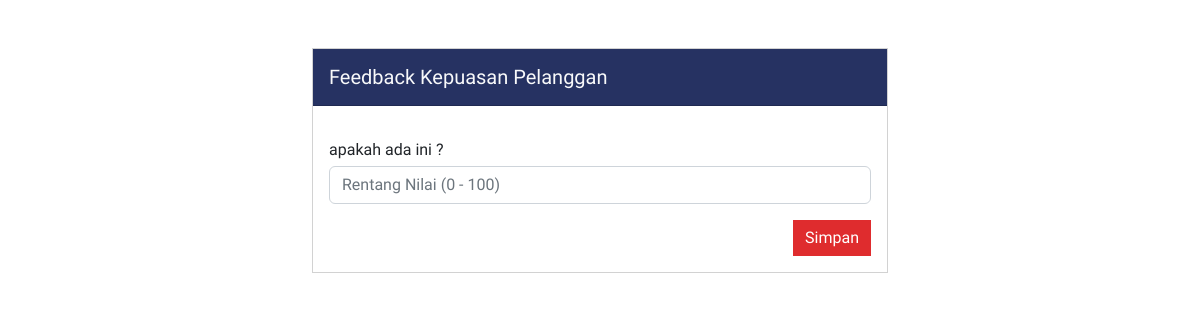
The page /views/Feedback.php on the database as committed earlier.
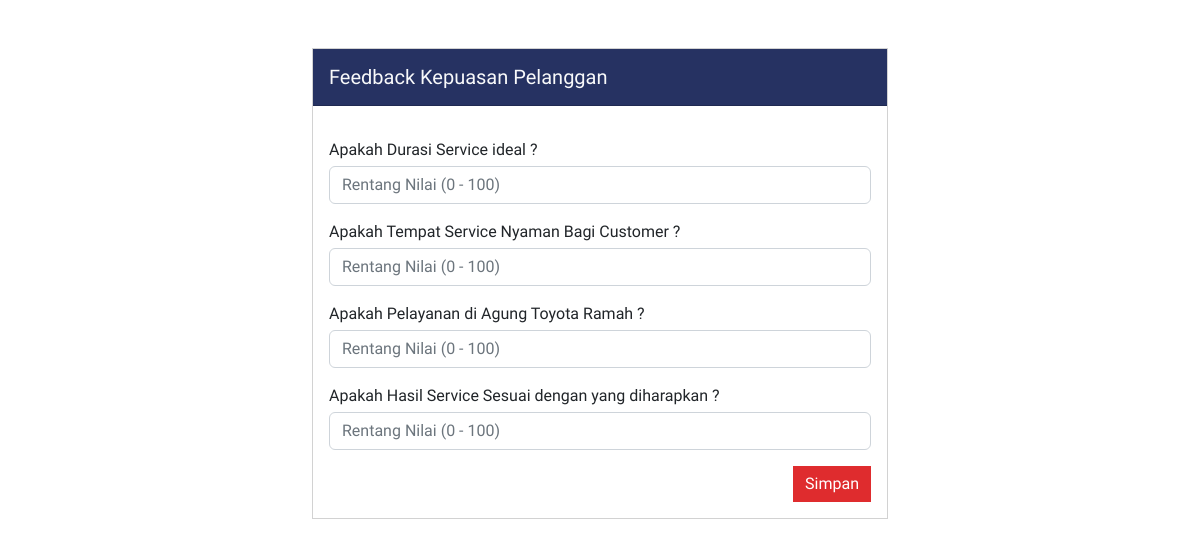
The same page on the database as committed later.
### tables this page shows
CREATE TABLE `kriteria` (
  `idKriteria` int(9) NOT NULL,
  `namaKriteria` varchar(255) NOT NULL,
  `bobotKriteria` varchar(255) NOT NULL,
  `pertanyaanKriteria` varchar(255) NOT NULL,
  `costBenefit` varchar(255) NOT NULL
);

### views/Feedback.php (the view, shortened to what this page needs)
<?php
include_once('../modules/Connection.php');
?>
<!DOCTYPE html>
<html lang="en">
<head>
  <link rel="stylesheet" href="../assets/scss/main/main.css">
</head>
<body>
  <div id="data-customer">
    <div class="data-customer container-md mt-5 w-50">
      <div class="card rounded-0">
        <div class="card-header bg-primary text-light rounded-0">
          <div class="py-2">
            <h5 class="m-0 me-3">Feedback Kepuasan Pelanggan</h5>
          </div>
        </div>
        <div class="card-body">
              <form action="" method="POST">
                <?php
                  $dataKriteria = mysqli_query($connection, "SELECT * FROM kriteria");
                  while($arrDataKriteria = mysqli_fetch_array($dataKriteria)) :
                ?>
                  <label for="" class="mt-3"><?=$arrDataKriteria['pertanyaanKriteria']?></label>
                  <input
                    type="text"
                    class="form-control mt-1"
                    placeholder="Rentang Nilai (0 - 100)"
                    name="<?=$arrDataKriteria['idKriteria']?>"
                  >
                <?php
                  endwhile;
                ?>
                <div class="d-flex justify-content-end mt-3">
                  <button
                    type="submit"
                    name="saveFeedback"
                    class="btn btn-secondary border-0 rounded-0"
                  >
                    Simpan
                  </button>
                </div>
              </form>
          </div>
        </div>
      </div>
    </div>
</body>
</html>

### assets/scss/main/main.css (style rules this page uses)
body { font-family: "Josefin Sans", sans-serif; }
.bg-primary { background-color: #263262 !important; }
.btn-secondary { background-color: #DF2C2E !important; }

Rows that differ between the two databases and show on the page:
removed kriteria: pertanyaanKriteria "apakah ada ini ?"
added kriteria: pertanyaanKriteria "Apakah Durasi Service ideal ?"
added kriteria: pertanyaanKriteria "Apakah Tempat Service Nyaman Bagi Customer ?"
added kriteria: pertanyaanKriteria "Apakah Pelayanan di Agung Toyota Ramah ?"
added kriteria: pertanyaanKriteria "Apakah Hasil Service Sesuai dengan yang diharapkan ?"
